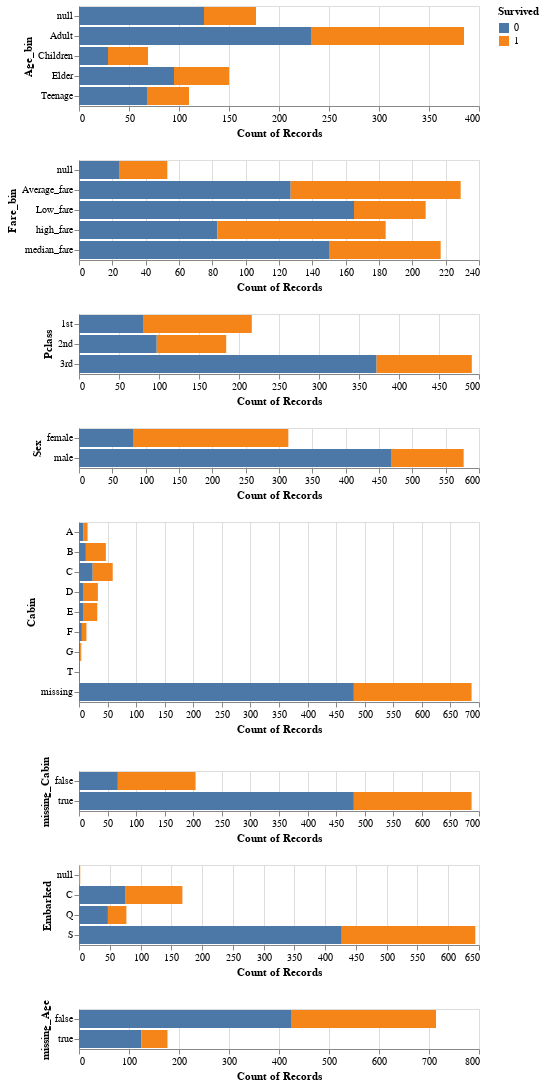

The notebook cell saved with this chart:
### Code cell
#Pclass, Sex, Cabin, Embarked

plot_age_bin = alt.Chart(train_df).mark_bar().encode(
    y='Age_bin',
    x='count()',
    fill='Survived'
)

plot_fare_bin = alt.Chart(train_df).mark_bar().encode(
    y='Fare_bin',
    x='count()',
    fill='Survived'
)

plot_pclass = alt.Chart(train_df).mark_bar().encode(
    y='Pclass',
    x='count()',
    fill='Survived'
)
plot_sex = alt.Chart(train_df).mark_bar().encode(
    y='Sex',
    x='count()',
    fill='Survived'
)
plot_cabin = alt.Chart(train_df).mark_bar().encode(
    x='count()',
    y='Cabin',
    fill='Survived'
)
plot_missing_cabin = alt.Chart(train_df).mark_bar().encode(
    x='count()',
    y='missing_Cabin',
    fill='Survived'
)
plot_embarked = alt.Chart(train_df).mark_bar().encode(
    y='Embarked',
    x='count()',
    fill='Survived'
)
plot_missing_age = alt.Chart(train_df).mark_bar().encode(
    x='count()',
    y='missing_Age',
    fill='Survived'
)

plot_age_bin & plot_fare_bin & plot_pclass & plot_sex & plot_cabin & plot_missing_cabin & plot_embarked & plot_missing_age

### Figure 1 — Vega-Lite specification as saved in the notebook (floating-point values rounded to 4 significant figures; data arrays with more than 128 entries replaced by an {"elided": "..."} marker saying what was removed)
{"$schema": "https://vega.github.io/schema/vega-lite/v4.8.1.json", "config": {"view": {"continuousHeight": 300, "continuousWidth": 400}}, "data": {"name": "data-324cc782e0bf64e418e72020942d3b1a"}, "datasets": {"data-324cc782e0bf64e418e72020942d3b1a": {"elided": "891 records"}}, "vconcat": [{"encoding": {"fill": {"field": "Survived", "type": "nominal"}, "x": {"aggregate": "count", "type": "quantitative"}, "y": {"field": "Age_bin", "type": "nominal"}}, "mark": "bar"}, {"encoding": {"fill": {"field": "Survived", "type": "nominal"}, "x": {"aggregate": "count", "type": "quantitative"}, "y": {"field": "Fare_bin", "type": "nominal"}}, "mark": "bar"}, {"encoding": {"fill": {"field": "Survived", "type": "nominal"}, "x": {"aggregate": "count", "type": "quantitative"}, "y": {"field": "Pclass", "type": "nominal"}}, "mark": "bar"}, {"encoding": {"fill": {"field": "Survived", "type": "nominal"}, "x": {"aggregate": "count", "type": "quantitative"}, "y": {"field": "Sex", "type": "nominal"}}, "mark": "bar"}, {"encoding": {"fill": {"field": "Survived", "type": "nominal"}, "x": {"aggregate": "count", "type": "quantitative"}, "y": {"field": "Cabin", "type": "nominal"}}, "mark": "bar"}, {"encoding": {"fill": {"field": "Survived", "type": "nominal"}, "x": {"aggregate": "count", "type": "quantitative"}, "y": {"field": "missing_Cabin", "type": "nominal"}}, "mark": "bar"}, {"encoding": {"fill": {"field": "Survived", "type": "nominal"}, "x": {"aggregate": "count", "type": "quantitative"}, "y": {"field": "Embarked", "type": "nominal"}}, "mark": "bar"}, {"encoding": {"fill": {"field": "Survived", "type": "nominal"}, "x": {"aggregate": "count", "type": "quantitative"}, "y": {"field": "missing_Age", "type": "nominal"}}, "mark": "bar"}]}
